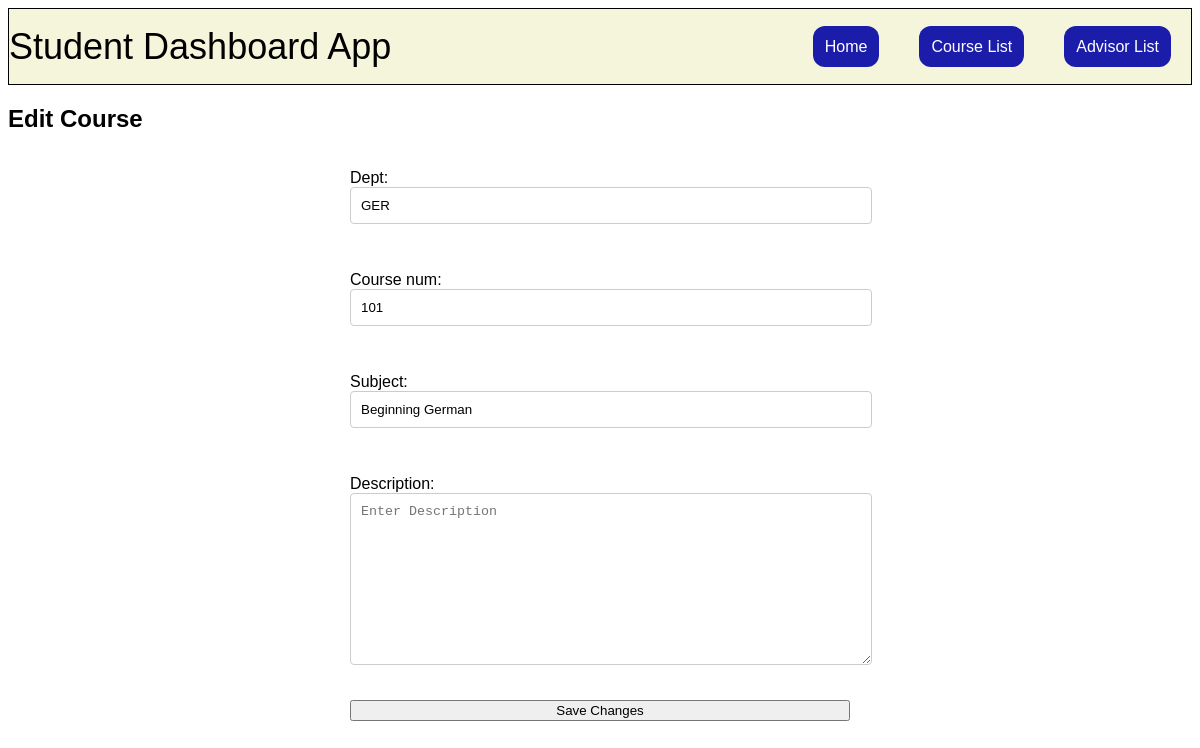
The app's page /edit_course/10 with its own data.
### student/models.py (models this page shows, shortened)
class Course(models.Model):
    dept = models.CharField(max_length=3)
    course_num = models.IntegerField()
    subject = models.CharField(max_length=50)
    description = models.TextField(blank=True)
    students = models.ManyToManyField(Student,
                                      blank=True,
                                      related_name="courses"
                                      )
    class Meta:
        constraints = [
            models.UniqueConstraint(
                fields=['dept', 'course_num'], name='unique_course'
            )
        ]
        ordering = ['dept', 'course_num']

### student/views.py (the view)
# urls.py: path("edit_course/<int:id>", views.edit_course, name="edit_course"),
def edit_course(request, id):
    course = get_object_or_404(Course, pk=id)
    if request.method == "POST":
        form = CourseForm(request.POST, instance=course)
        if form.is_valid():
            updated_course = form.save()
            return HttpResponseRedirect(reverse("course_detail", args=(updated_course.id,)))
    else:
        form = CourseForm(instance=course)
    return render(request, "student/edit_course.html", {"form": form, "course": course})

### student/forms.py
class CourseForm(ModelForm):
    class Meta:
        model = Course
        fields = ['dept','course_num', 'subject', 'description']
    def __init__(self, *args, **kwargs):
        super().__init__(*args, **kwargs)
        for name, field in self.fields.items():
            field.widget.attrs.update({
                "class": "form-control",
                "placeholder": f"Enter {field.label}"
            })

### student/templates/student/edit_course.html (shortened to what this page needs)
{% extends "student/layout.html" %}
{% block body %}
    <h2>Edit Course</h2>
    <form method="post" class="flex-form">
        {{ form.as_p }}
        <button type="submit" class="btn btn-primary">Save Changes</button>
    </form>
{% endblock %}

### student/static/student/styles.css (style rules this page uses)
body { font-family: 'Gill Sans', 'Gill Sans MT', Calibri, 'Trebuchet MS', sans-serif; }
.flex-form { display: flex; flex-direction: column; gap: 15px; max-width: 500px; margin: auto; }
.form-control { width: 100%; padding: 10px; border: 1px solid #ccc; border-radius: 4px; }

### records on screen
Course: dept "GER", course_num "101", subject "Beginning German"
